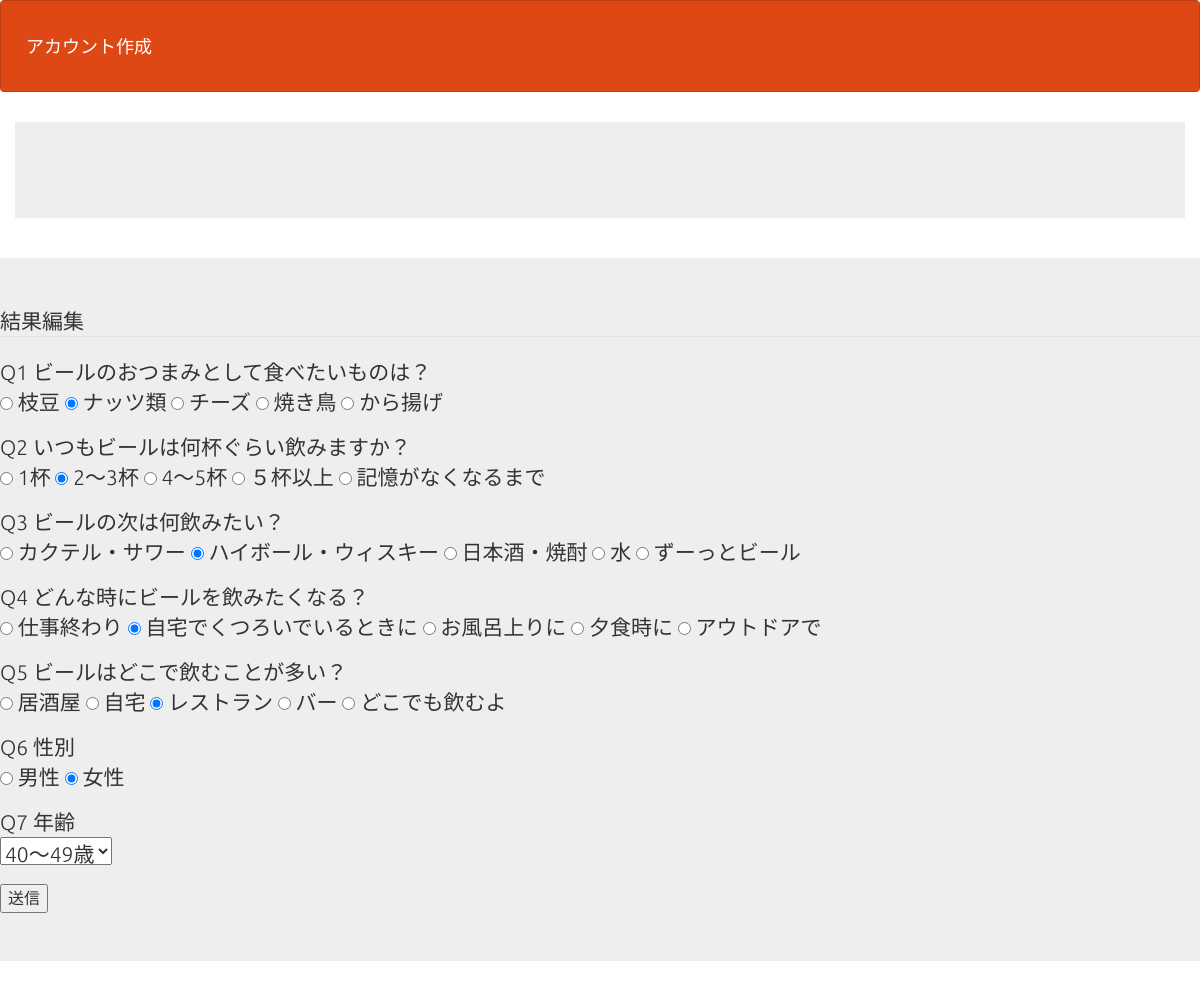
/20201017_phpkadai1/detail.php?id=2, run on the app's committed database.
### tables this page shows
CREATE TABLE `gs_br_table` (
  `id` int(12) NOT NULL,
  `Q1` int(5) NOT NULL,
  `Q2` int(5) NOT NULL,
  `Q3` int(5) NOT NULL,
  `Q4` int(5) NOT NULL,
  `Q5` int(5) NOT NULL,
  `sex` varchar(10) NOT NULL,
  `age` varchar(10) NOT NULL,
  `indate` datetime NOT NULL
);

### 20201017_phpkadai1/detail.php (the view, shortened to what this page needs)
<?php
$id = $_GET['id'];
$pdo = db_conn();
$stmt = $pdo->prepare("SELECT * FROM gs_br_table
                        WHERE id=" . $id);
$status = $stmt->execute();
if ($status == false) {
    sql_error($status);
} else {
    $result = $stmt->fetch();
}
?>
<!DOCTYPE html>
<html lang="ja">
<head>
    <link rel="stylesheet" href="css/range.css">
    <link href="css/bootstrap.min.css" rel="stylesheet">
</head>
<body id="main">
    <header>
        <nav class="navbar navbar-default">
            <div class="container-fluid">
                <div class="navbar-header">
                    <a class="navbar-brand" href="index.php">アカウント作成</a>
                </div>
            </div>
        </nav>
    </header>
    <div>
        <div class="container jumbotron">
        </div>
    </div>
<form method="POST" action="update.php">
    <div class="jumbotron">
    <fieldset>
    <legend>結果編集</legend>
    <p> Q1 ビールのおつまみとして食べたいものは？<br>
    <input type="radio" name="Q1" value=1 <?= $result["Q1"] == "1" ? ' checked' : ''?>> 枝豆
    <input type="radio" name="Q1" value=2 <?= $result["Q1"] == "2" ? ' checked' : ''?>> ナッツ類
    <input type="radio" name="Q1" value=3 <?= $result["Q1"] == "3" ? ' checked' : ''?>> チーズ
    <input type="radio" name="Q1" value=4 <?= $result["Q1"] == "4" ? ' checked' : ''?>> 焼き鳥
    <input type="radio" name="Q1" value=5 <?= $result["Q1"] == "5" ? ' checked' : ''?>> から揚げ
</p>
<p> Q2 いつもビールは何杯ぐらい飲みますか？<br>
    <input type="radio" name="Q2" value=1 <?= $result["Q2"] == "1" ? ' checked' : ''?>> 1杯
    <input type="radio" name="Q2" value=2 <?= $result["Q2"] == "2" ? ' checked' : ''?>> 2〜3杯
    <input type="radio" name="Q2" value=3 <?= $result["Q2"] == "3" ? ' checked' : ''?>> 4〜5杯
    <input type="radio" name="Q2" value=4 <?= $result["Q2"] == "4" ? ' checked' : ''?>> ５杯以上
    <input type="radio" name="Q2" value=5 <?= $result["Q2"] == "5" ? ' checked' : ''?>> 記憶がなくなるまで
</p>
<p> Q3 ビールの次は何飲みたい？<br>
    <input type="radio" name="Q3" value=1 <?= $result["Q3"] == "1" ? ' checked' : ''?>> カクテル・サワー
    <input type="radio" name="Q3" value=2 <?= $result["Q3"] == "2" ? ' checked' : ''?>> ハイボール・ウィスキー
    <input type="radio" name="Q3" value=3 <?= $result["Q3"] == "3" ? ' checked' : ''?>> 日本酒・焼酎
    <input type="radio" name="Q3" value=4 <?= $result["Q3"] == "4" ? ' checked' : ''?>> 水
    <input type="radio" name="Q3" value=5 <?= $result["Q3"] == "5" ? ' checked' : ''?>> ずーっとビール
</p>
<p> Q4 どんな時にビールを飲みたくなる？<br>
    <input type="radio" name="Q4" value=1 <?= $result["Q4"] == "1" ? ' checked' : ''?>> 仕事終わり
    <input type="radio" name="Q4" value=2 <?= $result["Q4"] == "2" ? ' checked' : ''?>> 自宅でくつろいでいるときに
    <input type="radio" name="Q4" value=3 <?= $result["Q4"] == "3" ? ' checked' : ''?>> お風呂上りに
    <input type="radio" name="Q4" value=4 <?= $result["Q4"] == "4" ? ' checked' : ''?>> 夕食時に
    <input type="radio" name="Q4" value=5 <?= $result["Q4"] == "5" ? ' checked' : ''?>> アウトドアで
</p>
<p> Q5 ビールはどこで飲むことが多い？<br>
    <input type="radio" name="Q5" value=1 <?= $result["Q5"] == "1" ? ' checked' : ''?>> 居酒屋
    <input type="radio" name="Q5" value=2 <?= $result["Q5"] == "2" ? ' checked' : ''?>> 自宅
    <input type="radio" name="Q5" value=3 <?= $result["Q5"] == "3" ? ' checked' : ''?>> レストラン
    <input type="radio" name="Q5" value=4 <?= $result["Q5"] == "4" ? ' checked' : ''?>> バー
    <input type="radio" name="Q5" value=5 <?= $result["Q5"] == "5" ? ' checked' : ''?>> どこでも飲むよ
</p>
<p> Q6 性別<br>
    <input type="radio" name="sex" value="male"<?= $result["sex"] == "male" ? ' checked' : ''?>> 男性
    <input type="radio" name="sex" value="female"<?= $result["sex"] == "female" ? ' checked' : ''?>> 女性
</p>
<p>Q7 年齢<br>
  <select name="age">
    <option value="40+"<?php echo array_key_exists('age', $result) && $result['age'] == '40+' ? 'selected' : ''; ?>>40～49歳</option>
  </select>
  </p>
                <input type="submit" value="送信">
            </fieldset>
        </div>
    </form>
</body>
</html>

### 20201017_phpkadai1/detail.php (style rules this page uses)
div { padding: 10px; font-size: 16px; }

### data on the page
gs_br_table: Q1 "☑", Q2 "☑", Q3 "☑", Q4 "☑", Q5 "☑", sex "☑", age "40～49歳"
